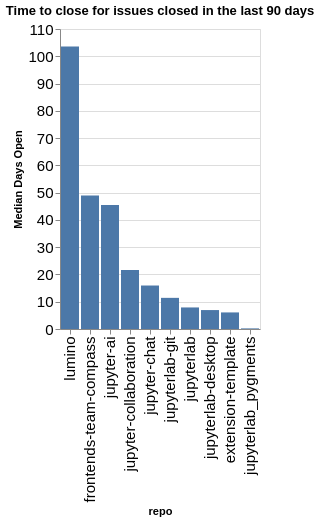

Notebook code for this chart:
### Code cell
time_open = closed.groupby(['org', 'repo']).agg({'time_open': 'median'}).reset_index()
time_open['time_open'] = time_open['time_open'] / (60 * 60 * 24)
time_open['org/repo'] = time_open.apply(lambda a: a['org'] + '/' + a['repo'], axis=1)
sorted_vals = time_open.sort_values(['org', 'time_open'], ascending=False)['repo'].values
alt.Chart(data=time_open, title=f"Time to close for issues closed in the last {n_days} days").mark_bar().encode(
    x=alt.X('repo', sort=alt.Sort(sorted_vals.tolist())),
    y=alt.Y('time_open', title="Median Days Open"),
)

### Figure 1 — Vega-Lite specification as saved in the notebook (floating-point values rounded to 4 significant figures)
{"config": {"axisLeft": {"labelFontSize": 15}, "axisBottom": {"labelFontSize": 15}}, "data": {"name": "data-e7c47bf59c158eeb286d1bdbcf30a710"}, "mark": {"type": "bar"}, "encoding": {"x": {"field": "repo", "sort": ["lumino", "frontends-team-compass", "jupyter-ai", "jupyter-collaboration", "jupyter-chat", "jupyterlab-git", "jupyterlab", "jupyterlab-desktop", "extension-template", "jupyterlab_pygments"], "type": "nominal"}, "y": {"field": "time_open", "title": "Median Days Open", "type": "quantitative"}}, "title": "Time to close for issues closed in the last 90 days", "$schema": "https://vega.github.io/schema/vega-lite/v5.20.1.json", "datasets": {"data-e7c47bf59c158eeb286d1bdbcf30a710": [{"org": "jupyterlab", "repo": "extension-template", "time_open": 6.079, "org/repo": "jupyterlab/extension-template"}, {"org": "jupyterlab", "repo": "frontends-team-compass", "time_open": 48.91, "org/repo": "jupyterlab/frontends-team-compass"}, {"org": "jupyterlab", "repo": "jupyter-ai", "time_open": 45.45, "org/repo": "jupyterlab/jupyter-ai"}, {"org": "jupyterlab", "repo": "jupyter-chat", "time_open": 15.95, "org/repo": "jupyterlab/jupyter-chat"}, {"org": "jupyterlab", "repo": "jupyter-collaboration", "time_open": 21.6, "org/repo": "jupyterlab/jupyter-collaboration"}, {"org": "jupyterlab", "repo": "jupyterlab", "time_open": 7.904, "org/repo": "jupyterlab/jupyterlab"}, {"org": "jupyterlab", "repo": "jupyterlab-desktop", "time_open": 6.942, "org/repo": "jupyterlab/jupyterlab-desktop"}, {"org": "jupyterlab", "repo": "jupyterlab-git", "time_open": 11.42, "org/repo": "jupyterlab/jupyterlab-git"}, {"org": "jupyterlab", "repo": "jupyterlab_pygments", "time_open": 0.2235, "org/repo": "jupyterlab/jupyterlab_pygments"}, {"org": "jupyterlab", "repo": "lumino", "time_open": 103.6, "org/repo": "jupyterlab/lumino"}]}}
